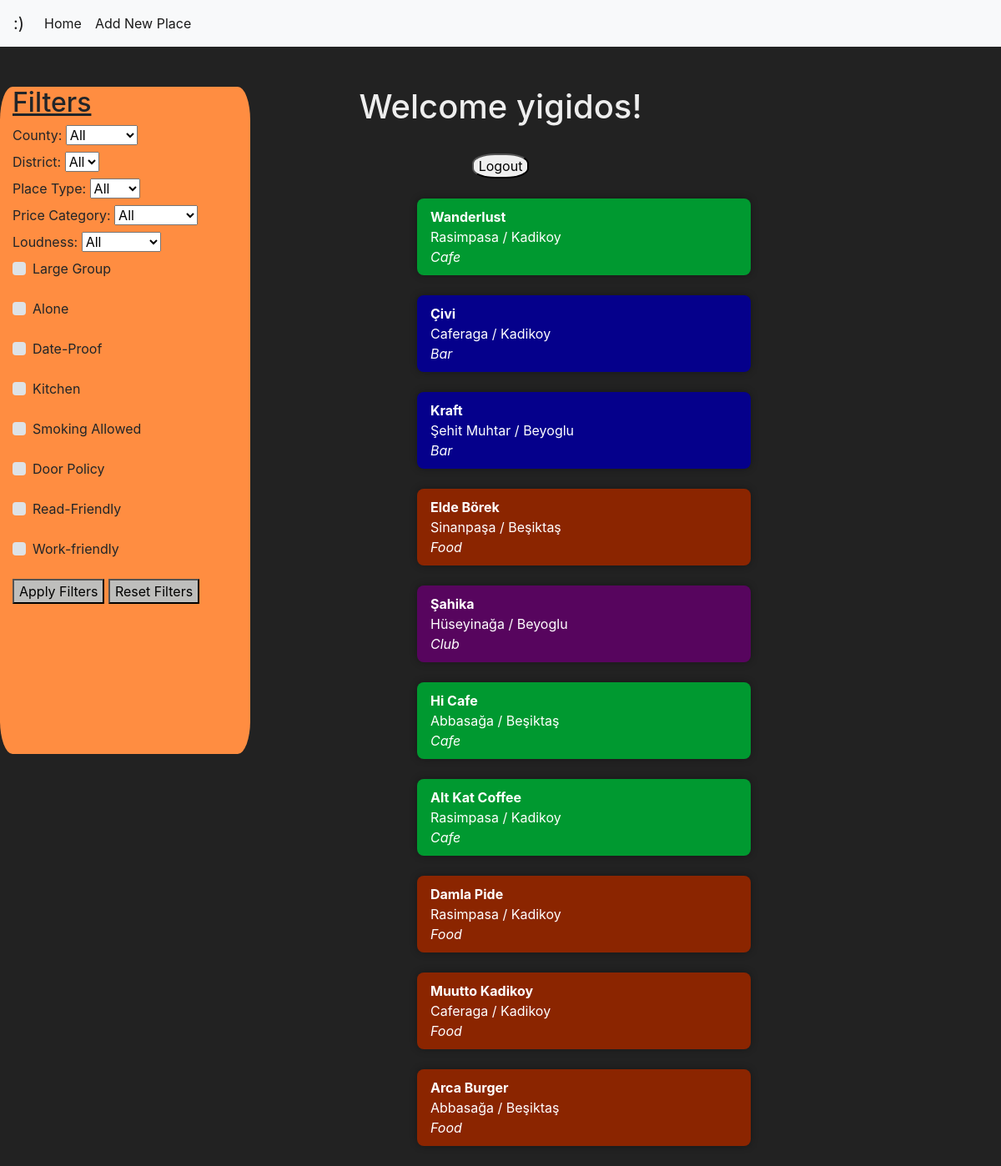
The app's page / (signed in), older data.
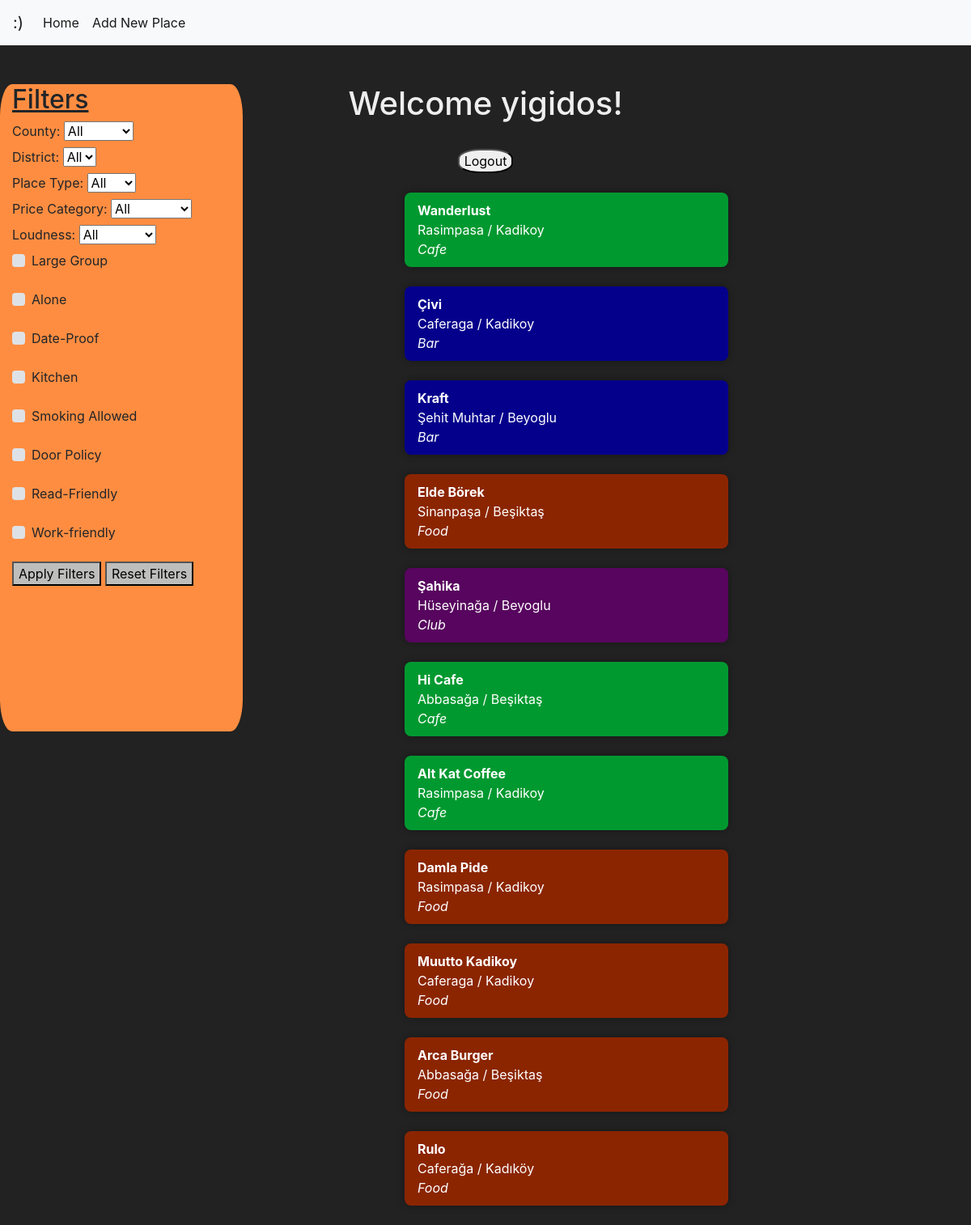
The same page, newer data.
### advisor/models.py (models this page shows, shortened)
class PlaceInfo(models.Model):
    user = models.ForeignKey(User, on_delete=models.CASCADE)
    name = models.CharField(max_length=100)
    address = models.TextField(blank=True)
    city = models.CharField(max_length=100,default='Istanbul')
    county = models.CharField(max_length=100)
    district = models.CharField(max_length=100)
    TYPE_CHOICES = [
        ('Bar', 'Bar'),
        ('Club', 'Club'),
        ('Cafe', 'Cafe'),
        ('Food', 'Food'),
    ]
    place_type = models.CharField(
        max_length=10,
        choices=TYPE_CHOICES, # You can set a default value if needed
    )
    largegroup = models.BooleanField()
    alone = models.BooleanField()
    dateable = models.BooleanField()
    PRICE_CHOICES = [
        ('Cheap', 'Cheap'),
        ('Normal', 'Normal'),
        ('Expensive', 'Expensive'),
    ]
    price_category = models.CharField(
        max_length=10,
        choices=PRICE_CHOICES,
        default='Normal',  # You can set a default value if needed
    )
    kitchen = models.BooleanField()
    smoke = models.BooleanField()
    door_policy = models.BooleanField()
    readable = models.BooleanField(default=False)
    workable = models.BooleanField(default=False)
    LOUDNESS_CHOICES = [
        ('Silent', 'Silent'),
        ('Moderate', 'Moderate'),
        ('Loud', 'Loud'),
    ]
    loudness = models.CharField(
        max_length=10,
        choices=LOUDNESS_CHOICES,
        default='Moderate',  # You can set a default value if needed
    )
    comment = models.TextField(blank=True)
    created_at = models.DateTimeField(auto_now_add=True)
    slug = models.SlugField(unique=True, blank=True)

### advisor/views.py (the view)
# urls.py: path("", advisor.list_places, name="list_places"),
@login_required(login_url='auth/login/')
def list_places(request):
    qs = PlaceInfo.objects.all()
    distinct_counties = PlaceInfo.objects.values_list('county', flat=True).distinct()
    distinct_districts = PlaceInfo.objects.values_list('district', flat=True).distinct()
    context={
        "object_list":qs,
		"distinct_counties":distinct_counties,
		"distinct_districts":distinct_districts,
    }
    return render(request, "advisor/advisorhome.html", context=context)

### advisor/templates/advisor/advisorhome.html (shortened to what the changed rows need)
<!DOCTYPE html >
<html>
<head>
		<link rel="stylesheet" href="https://cdn.jsdelivr.net/npm/bootstrap@4.0.0/dist/css/bootstrap.min.css">
</head>
<body style="background-color: #222222;">
<div class="sidebar">
  <h2 style="margin-left: 5%;"><u>Filters</u></h2>
  <br>
</div>
	<center><h1 style="color: #eeeeee;">Welcome {{request.user}}!</h1></center>
	<br>
	{% if request.user.is_authenticated %}
    <br>
{% endif %}
  <div id='content-list' hx-get="list_places">
  <div style="margin: 0 25%;">
  {% for place in object_list %}
	{% if place.place_type == 'Bar' %}
  <a href="{% url 'place_detail' slug=place.slug %}">
  <div style="color: white;background-color:#05008b ;" class="content">
		<b>{{ place.name }}</b><br>
		{{ place.district }} / {{ place.county }}<br>
		<em>{{ place.place_type }}</em>
  </div></a>
  {% elif place.place_type == 'Cafe' %}
  <a href="{% url 'place_detail' slug=place.slug %}">
  <div style="color: white;background-color:#009930 ;" class="content">
	<b>{{ place.name }}</b><br>
	{{ place.district }} / {{ place.county }}<br>
	<em>{{ place.place_type }}</em>
</div></a>
  {% elif place.place_type == 'Club' %}
  <a href="{% url 'place_detail' slug=place.slug %}">
  <div style="color: white;background-color:#57055e ;" class="content">
	<b>{{ place.name }}</b><br>
	{{ place.district }} / {{ place.county }}<br>
	<em>{{ place.place_type }}</em>
</div></a>
  {% else %}
  <a href="{% url 'place_detail' slug=place.slug %}">
  <div style="color: white;background-color:#8b2500 ;" class="content">
	<b>{{ place.name }}</b><br>
	{{ place.district }} / {{ place.county }}<br>
	<em>{{ place.place_type }}</em>
</div></a>
{% endif %}
  <br>
  {% endfor %}
</div>
</div>
</body>
</html>

Row changes from the older to the newer data that the page shows:
added PlaceInfo: name "Rulo", district "Caferağa", county "Kadıköy", place_type "Food"
